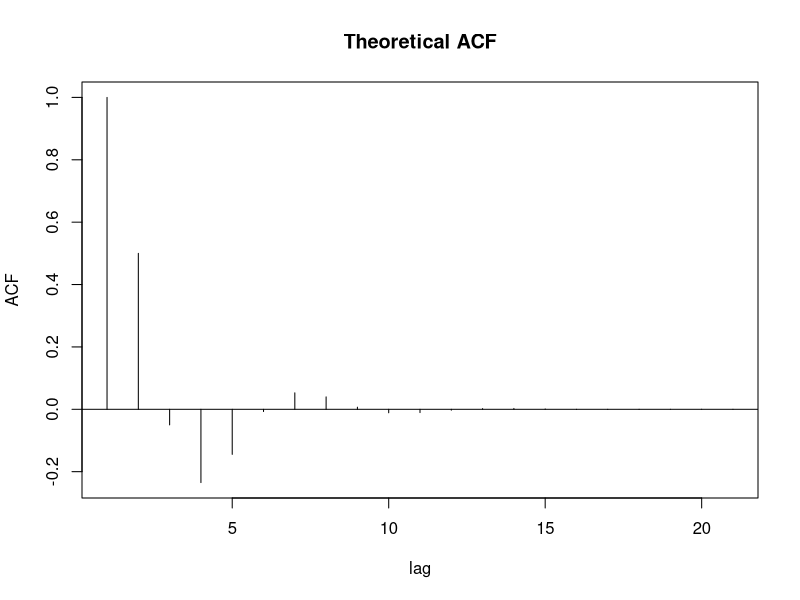
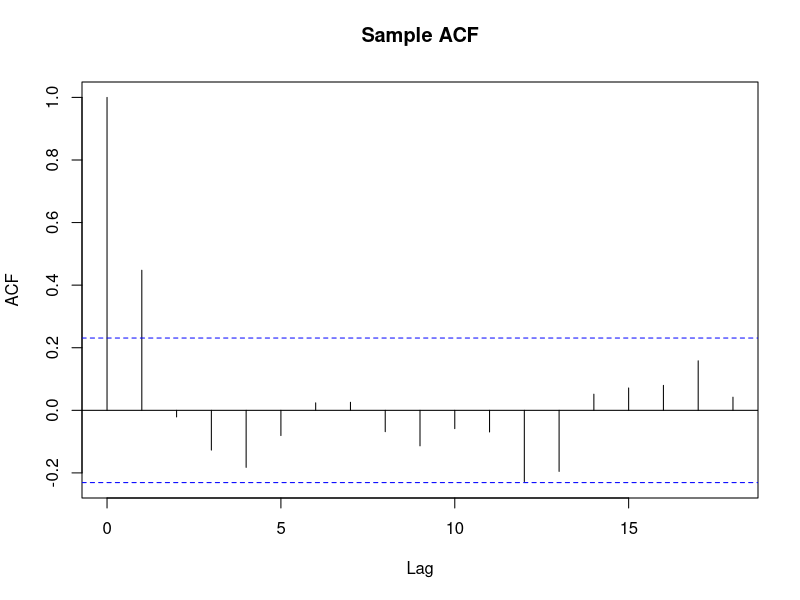

R code for these plots, in order:
## ---- chunk 1
phi <- c(0.7, -0.4)

theoretical_acf <- ARMAacf(ar = phi, ma = numeric(0), lag.max = 20)
plot(theoretical_acf, type = "h", main = "Theoretical ACF", xlab = "lag", ylab = "ACF")
abline(h = 0)
## ---- chunk 2
set.seed(123)

phi <- c(0.7, -0.4)
n <- 72
ar2_series <- arima.sim(n = n, model = list(ar = phi))

acf(ar2_series, main = "Sample ACF")

